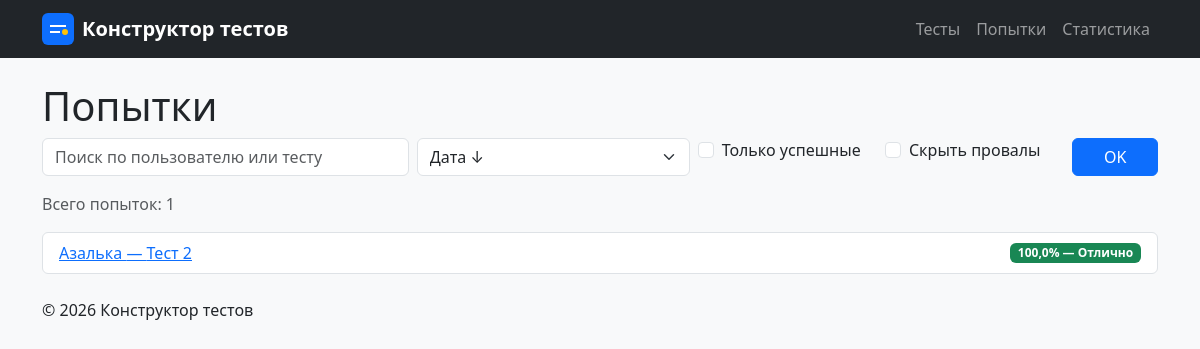
Screenshot of /attempts/ with the database file from the repository.
### attempts/models.py (models this page shows, shortened)
class Attempt(models.Model):
    test = models.ForeignKey(
        Test,
        on_delete=models.PROTECT,        # сохраняем историю попыток
        related_name="attempts",
        verbose_name="Тест",
    )
    user = models.ForeignKey(
        User,
        on_delete=models.PROTECT,        # сохраняем историю попыток
        related_name="attempts",
        verbose_name="Пользователь",
    )
    date = models.DateTimeField(verbose_name="Дата попытки")
    correct = models.PositiveIntegerField(verbose_name="Правильных ответов")
    total = models.PositiveIntegerField(verbose_name="Всего вопросов")
    percent = models.FloatField(verbose_name="Процент")
    class Meta:
        ordering = ["-date", "pk"]
        verbose_name = "Попытка"
        verbose_name_plural = "Попытки"
    @property
    def grade(self) -> str:
        if self.percent >= 90:
            return "Отлично"
        if self.percent >= 75:
            return "Хорошо"
        if self.percent >= 60:
            return "Удовлетворительно"
        return "Неудовлетворительно"

class User(models.Model):
    name = models.CharField(
        max_length=100,
        verbose_name="Имя пользователя",
    )
    class Meta:
        ordering = ["name"]
        verbose_name = "Пользователь"
        verbose_name_plural = "Пользователи"

### quizzes/models.py (models this page shows, shortened)
class Test(models.Model):
    title = models.CharField(
        max_length=200,
        verbose_name="Название теста",
    )
    description = models.TextField(
        blank=True,
        default="",
        verbose_name="Описание",
    )
    class Meta:
        ordering = ["title"]
        verbose_name = "Тест"
        verbose_name_plural = "Тесты"

### attempts/views.py (the view)
# urls.py: path("", views.attempts, name="list"),
def attempts(request):
    query = request.GET.get("q", "").strip()
    success = request.GET.get("success") == "1"
    hide_failed = request.GET.get("hide_failed") == "1"
    sort = request.GET.get("sort", "-date")
    queryset = Attempt.objects.select_related("user", "test")
    if query:
        queryset = queryset.filter(
            Q(user__name__icontains=query) | Q(test__title__icontains=query)
        )
    if success:
        queryset = queryset.filter(percent__gte=60)
    if hide_failed:
        queryset = queryset.exclude(percent__lt=60)
    queryset = queryset.order_by(SORT_OPTIONS.get(sort, "-date"))
    paginator = Paginator(queryset, 10)
    page_obj = paginator.get_page(request.GET.get("page"))
    return render(
        request,
        "attempts/attempt_list.html",
        {
            "page_obj": page_obj,
            "query": query,
            "success": success,
            "hide_failed": hide_failed,
            "sort": sort,
        },
    )

### attempts/templates/attempts/attempt_list.html (shortened to what this page needs)
{% extends "base.html" %}
{% block content %}
<h1>Попытки</h1>
<form method="get" class="row g-2 mb-3">
    <div class="col-md-4">
        <input type="text" name="q" class="form-control"
               placeholder="Поиск по пользователю или тесту"
               value="{{ query }}">
    </div>
    <div class="col-md-3">
        <select name="sort" class="form-select">
            <option value="-date" {% if sort == "-date" %}selected{% endif %}>Дата ↓</option>
        </select>
    </div>
    <div class="col-md-2">
        <div class="form-check">
            <input class="form-check-input" type="checkbox"
                   name="success" value="1" id="success"
                   {% if success %}checked{% endif %}>
            <label class="form-check-label" for="success">Только успешные</label>
        </div>
    </div>
    <div class="col-md-2">
        <div class="form-check">
            <input class="form-check-input" type="checkbox"
                   name="hide_failed" value="1" id="hide_failed"
                   {% if hide_failed %}checked{% endif %}>
            <label class="form-check-label" for="hide_failed">Скрыть провалы</label>
        </div>
    </div>
    <div class="col-md-1">
        <button type="submit" class="btn btn-primary w-100">OK</button>
    </div>
</form>
<p class="text-muted">Всего попыток: {{ page_obj.paginator.count }}</p>
<ul class="list-group">
    {% for attempt in page_obj %}
        <li class="list-group-item d-flex justify-content-between align-items-center">
            <a href="{% url 'attempts:detail' attempt.id %}">
                {{ attempt.user.name }} — {{ attempt.test.title }}
            </a>
            {% include "attempts/includes/attempt_status.html" %}
        </li>
    {% empty %}
        <li class="list-group-item">Попыток пока нет.</li>
    {% endfor %}
</ul>
{% endblock %}

### attempts/templates/attempts/includes/attempt_status.html
{% if attempt.percent >= 60 %}
    <span class="badge bg-success">
        {{ attempt.percent }}% — {{ attempt.grade }}
    </span>
{% else %}
    <span class="badge bg-danger">
        {{ attempt.percent }}% — {{ attempt.grade }}
    </span>
{% endif %}

### homepage/static/homepage/css/style.css (style rules this page uses)
body { background-color: #f8f9fa; }

### rows the page displays
Attempt: user.name "Азалька", test "Тест 2", percent "100,0", grade "Отлично"

### other values shown
{{ page_obj.paginator.count }} "1"
